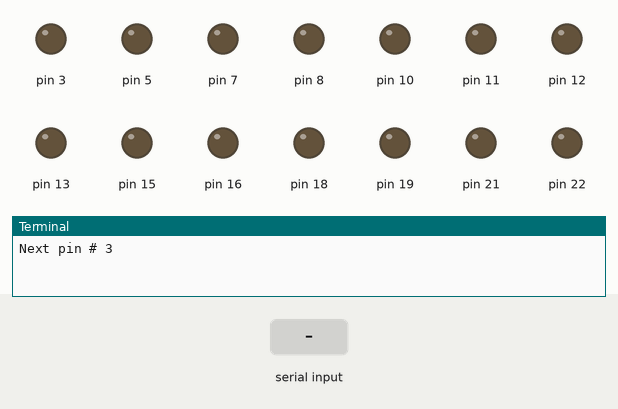
Simulated run of this program. Board: Raspberry Pi (header pin numbers). On the bench: output pins drawn as LEDs (lit = HIGH), the last lines printed to the terminal. Dashed ring = blinking. Inputs (shaded band) come from the test bench.

Above: at 1.2 s.
1.3 s: "1" typed at the terminal
At 1.37 s:
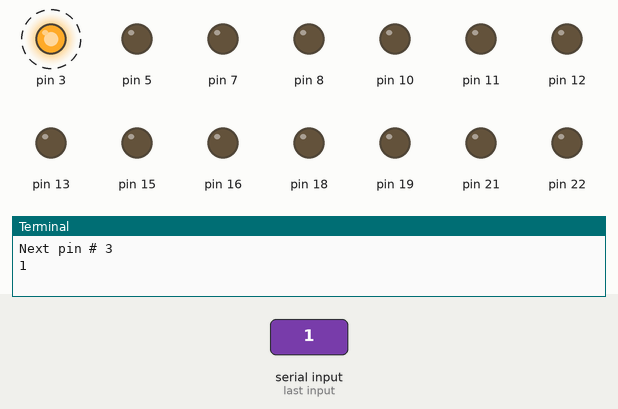
4.3 s: "0" typed at the terminal
At 4.37 s:
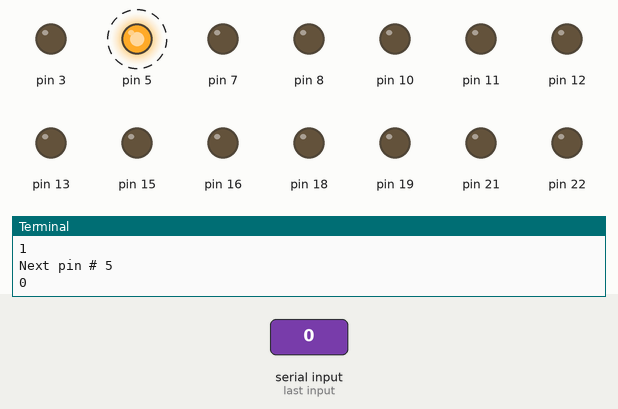
7.3 s: "2" typed at the terminal
At 7.37 s:
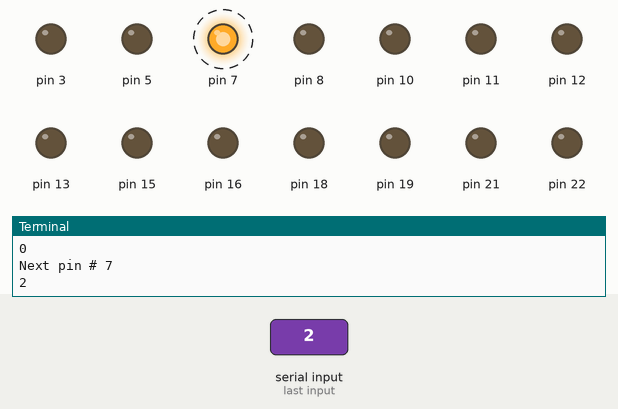
10.3 s: "1" typed at the terminal
At 10.37 s:
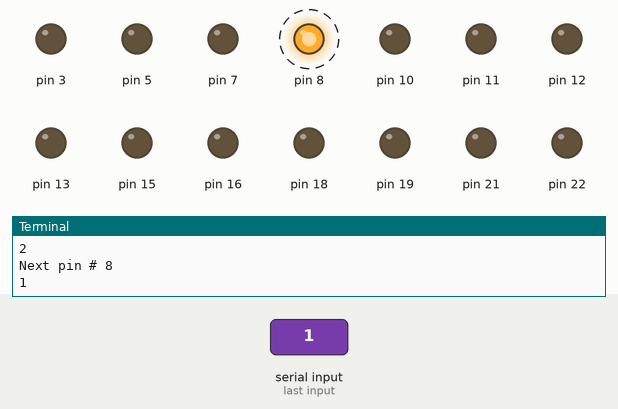
13.3 s: "0" typed at the terminal
At 13.37 s:
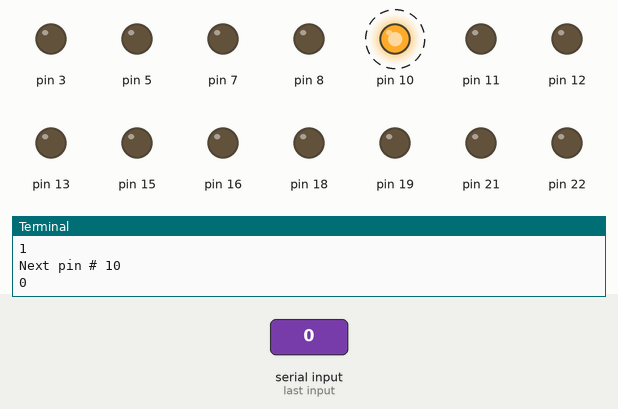
16.3 s: "2" typed at the terminal
At 16.37 s:
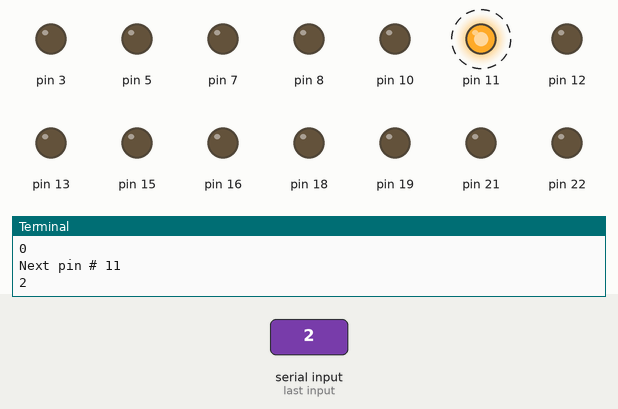
Timing chart, 0 to 20.1 s (numbered marks = the images above; inputs shaded):
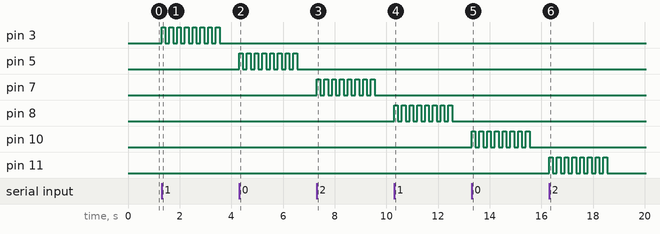

Measured:
- after the input at 1.3 s, pin 3: alternates HIGH for 0.15 s and LOW for 0.15 s, 16 changes in all, then stays LOW, starting at once
- after the input at 4.3 s, pin 5: alternates HIGH for 0.15 s and LOW for 0.15 s, 16 changes in all, then stays LOW, starting at once
- after the input at 7.3 s, pin 7: alternates HIGH for 0.15 s and LOW for 0.15 s, 16 changes in all, then stays LOW, starting at once
- after the input at 10.3 s, pin 8: alternates HIGH for 0.15 s and LOW for 0.15 s, 16 changes in all, then stays LOW, starting at once
- after the input at 13.3 s, pin 10: alternates HIGH for 0.15 s and LOW for 0.15 s, 16 changes in all, then stays LOW, starting at once
- after the input at 16.3 s, pin 11: alternates HIGH for 0.15 s and LOW for 0.15 s, 16 changes in all, then stays LOW, starting at once

The program:

gpiotest.py
```python
#!/usr/bin/python
import RPi.GPIO as GPIO
import time

def lower_pin(pin):
	GPIO.setup(pin, GPIO.OUT)
	GPIO.output(pin, False)

def flash_pin(pin):
	for i in range(8, 0, -1):
		GPIO.output(pin, True)
		time.sleep(0.15)
		GPIO.output(pin, False)
		if i > 1:
			time.sleep(0.15)

pins = [3,5,7,8,10,11,12,13,15,16,18,19,21,22,23,24,26,29, \
	31,32,33,35,36,37,38,40]
GPIO.setmode(GPIO.BOARD)

for i in pins:
	lower_pin(i)

for i in pins:
	print "Next pin #", i
	raw_input()
	flash_pin(i)

GPIO.cleanup()
```
